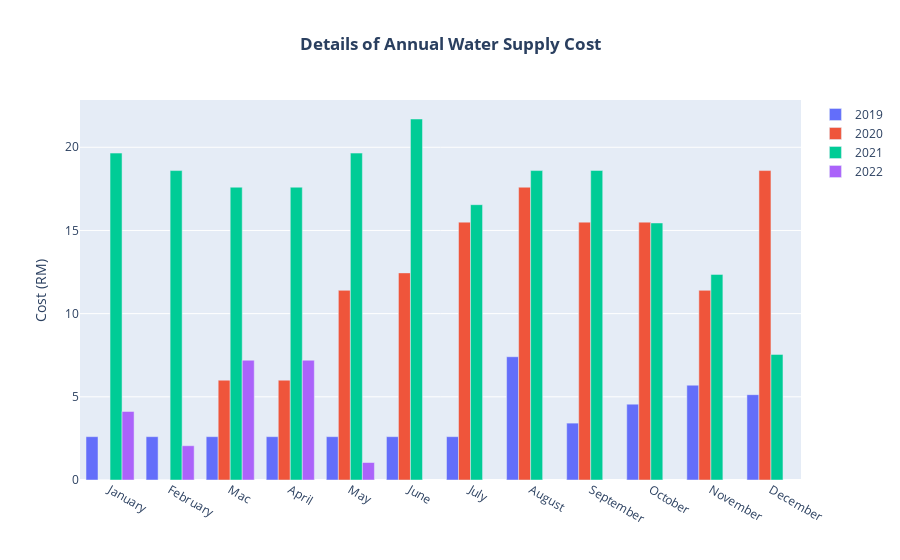

Source (notebook cell):
### Code cell
bar_plots = [
    go.Bar(x = df1[2019], y = df1['Cost'],name=2019),
    go.Bar(x = df2[2020], y = df2['Cost'],name=2020),
    go.Bar(x = df3[2021], y = df3['Cost'],name=2021),
    go.Bar(x = df4[2022], y = df4['Cost'],name=2022)
           ]
layout = go.Layout(
title=go.layout.Title(text='<b>Details of Annual Water Cost</b>',x=0.5),
yaxis_title='Cost (RM)',xaxis_tickmode='array')
fig = go.Figure(data=bar_plots, layout=layout)
fig.show()

### Figure 1 — Plotly figure (JSON) as saved in the notebook; plotly's stock layout.template omitted (floating-point values rounded to 4 significant figures)
{"data": [{"name": "2019", "type": "bar", "x": ["January", "February", "Mac", "April", "May", "June", "July", "August", "September", "October", "November", "December"], "y": [2.605, 2.605, 2.605, 2.605, 2.605, 2.605, 2.605, 7.41, 3.42, 4.56, 5.7, 5.13]}, {"name": "2020", "type": "bar", "x": ["January", "February", "Mac", "April", "May", "June", "July", "August", "September", "October", "November", "December"], "y": [0, 0, 6, 6, 11.4, 12.45, 15.5, 17.6, 15.5, 15.5, 11.4, 18.6]}, {"name": "2021", "type": "bar", "x": ["January", "February", "Mac", "April", "May", "June", "July", "August", "September", "October", "November", "December"], "y": [19.65, 18.6, 17.6, 17.6, 19.65, 21.7, 16.55, 18.6, 18.61, 15.45, 12.36, 7.55]}, {"name": "2022", "type": "bar", "x": ["January", "February", "Mac", "April", "May", "June", "July", "August", "September", "October", "November", "December"], "y": [4.12, 2.06, 7.2, 7.2, 1.05, null, null, null, null, null, null, null]}], "layout": {"title": {"text": "<b>Details of Annual Water Supply Cost</b>", "x": 0.5}, "xaxis": {"tickmode": "array"}, "yaxis": {"title": {"text": "Cost (RM)"}}}}
